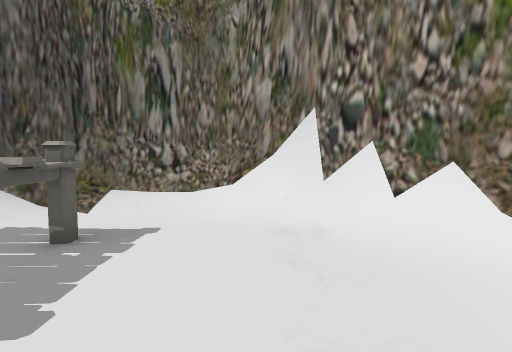
[1] (above)

20 first-person views from a walk through a 3-D level made in the Unity game engine. The camera is 1.2 m above the floor, tilts 4° down and sees 85° across. The floor is counted in squares, 1 m on a side. Each view is taken from the middle of a square. On the plan, view 1 faces up. The plan holds only what a view shows up to about 13 squares ahead; the rest is blank. The place goes on beyond the plan. The player character is not drawn. Some surface patterns are stand-ins.

[2]
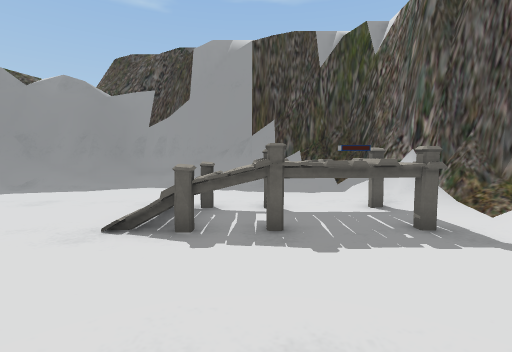

[3]
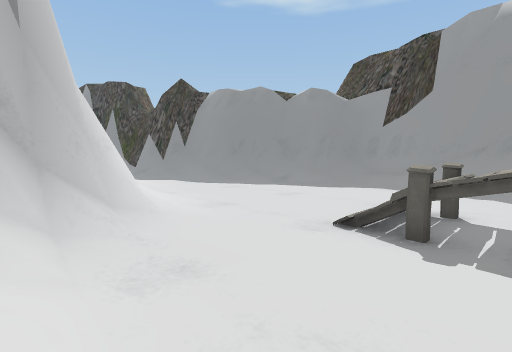

[4]
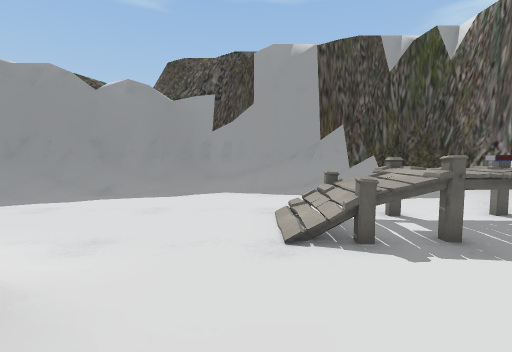

[5]
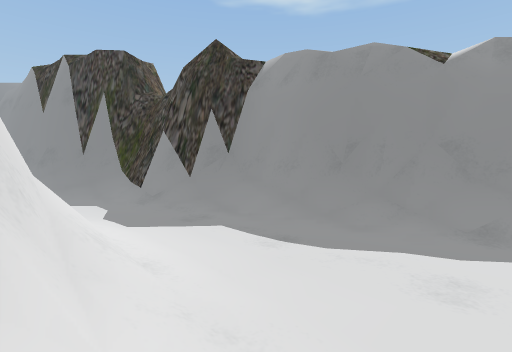

[6]
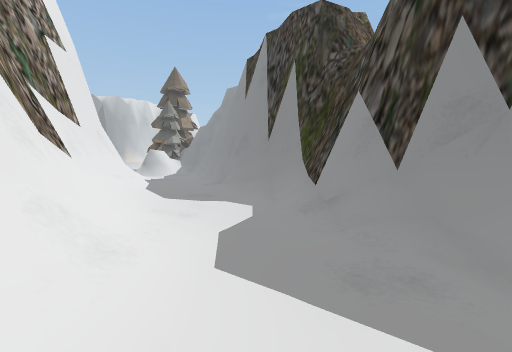

[7]
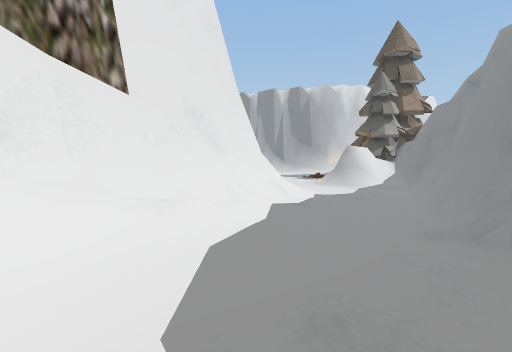

[8]
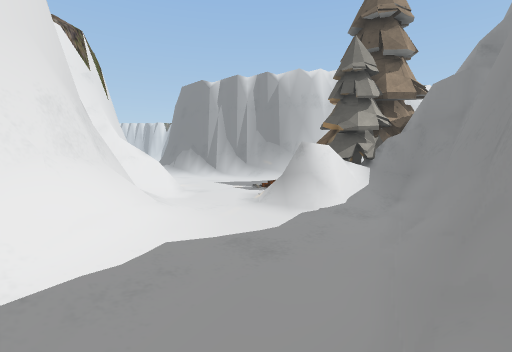

[9]
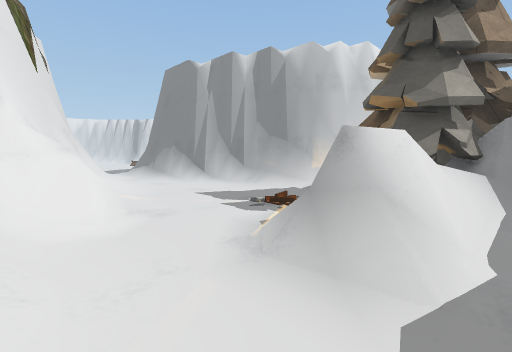

[10]
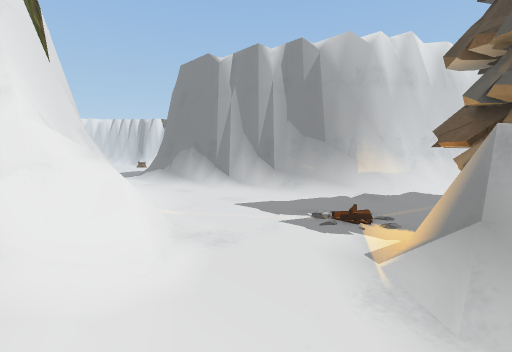

[11]
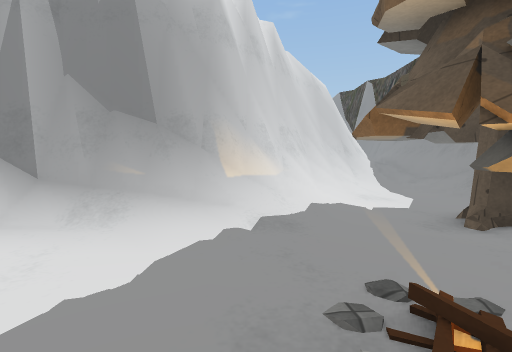

[12]
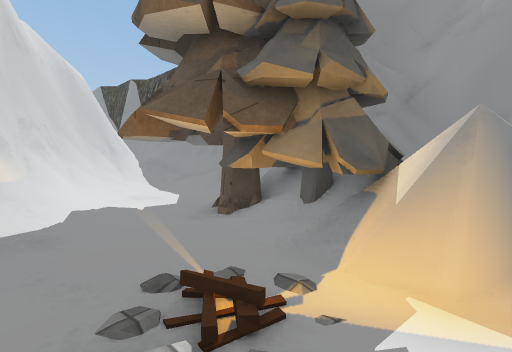

[13]
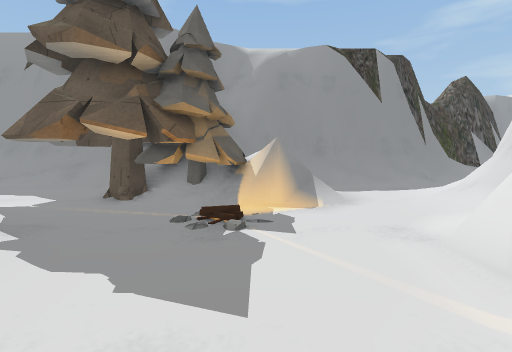

[14]
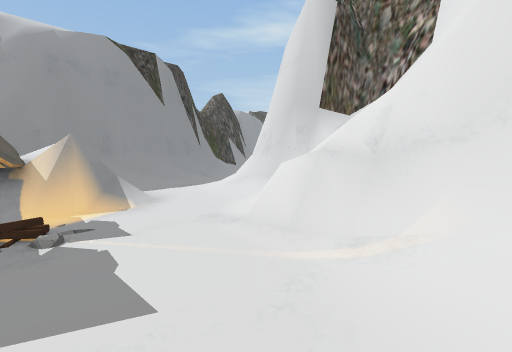

[15]
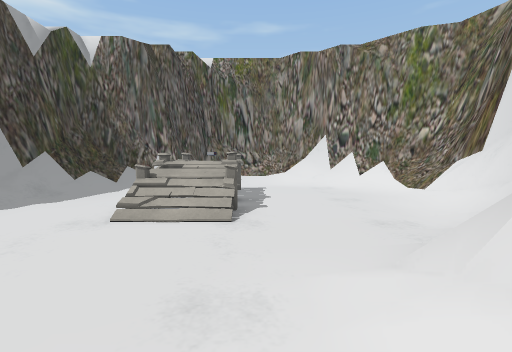

[16]
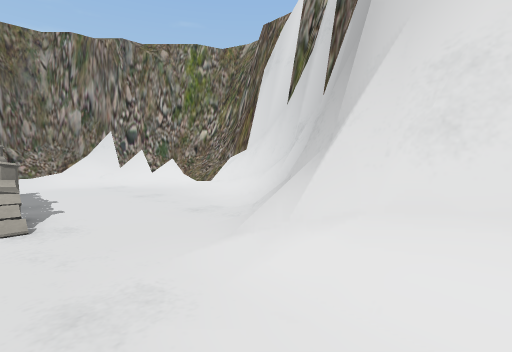

[17]
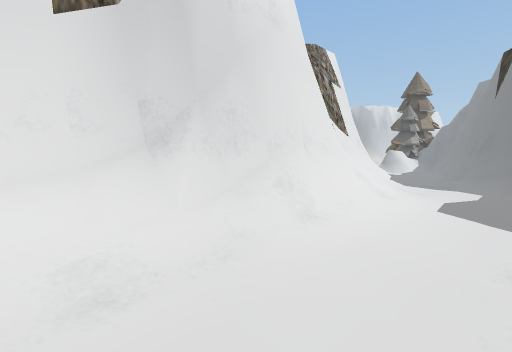

[18]
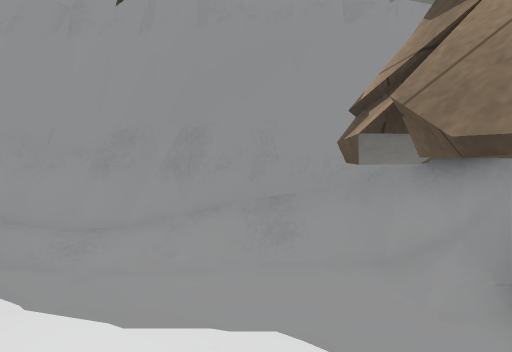

[19]
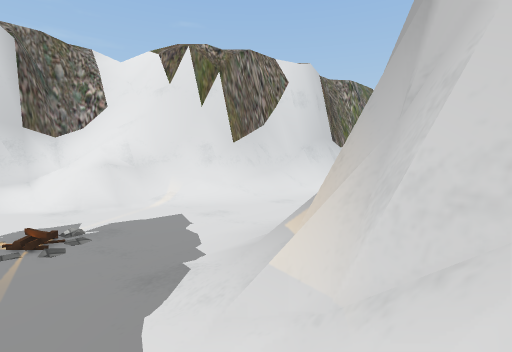

[20]
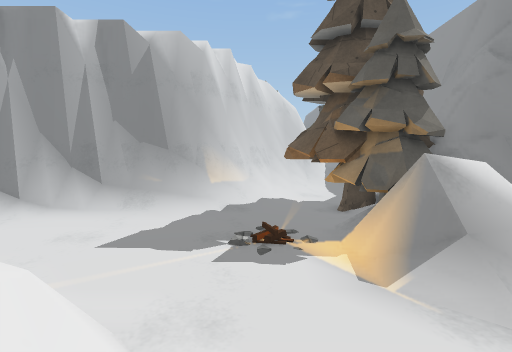

### Floor plan
Key: @ floor where view 1 was taken; # wall or solid block; . main floor; : floor 0.25 m higher than the main floor; / step, stairs or slope; = window, fence, low wall or low ledge; C campfire; O other object.
Columns run from 11 left of view 1 to 14 right of it. Each row starts with its distance up from view 1.
  8        #####
  7      ####=####
  6    ####////=###
  5  ####=/...../=###
  4  ##///OOO....//##
  3  #=//.OOO...../O#
  2  #//..OOO...../O#
  1  #/...OOO...../=#
  0 ##/...O/O..@../##
 -1 #=....///...../#
 -2 #/.........../##
 -3 #/........../=##
 -4 #/.........=###
 -5 ##/......./###
 -6  #/......./#
 -7  #/......./#
 -8  ##......//#
 -9  ##/...../=#
-10   #/...../##
-11   ##/...//#
-12    #/.../##
-13    #=.../##
-14    ##...//#
-15    ##=..//##
-16     #=...//##
-17     ##/..//##
-18      #/...//#
-19      #=...//#
-20      ##/.../##
-21       #=.../##
-22       ##=../=#
-23        ##/.//##
-24        ##/../=###
-25         #=.../=#####
-26         ##/...////=#
-27          #/....../=##
-28          #/.......=######
-29          ##/.OO......//###
-30           #=/##=......////
-31           #=/=##.C........
-32           ###OOO..........
-33            ##OO#..........
-34             ##O#......../#
-35             ####../////###
-36            ######//=#####
-37            #/###:/###
-38            #/.../=#
-39            #/../=##
-40            #/./=##
-41            #//=##

Where each view was taken, in squares from view 1:
view 1: 0 up, 0 right, facing up
view 2: 1 up, 2 right, facing left
view 3: 1 up, 2 right, facing down-left
view 4: 2 down, 2 right, facing left
view 5: 7 down, 1 left, facing down-left
view 6: 11 down, 4 left, facing down
view 7: 18 down, 3 left, facing down-right
view 8: 23 down, 2 left, facing down-right
view 9: 26 down, 1 right, facing down-right
view 10: 26 down, 3 right, facing down-right
view 11: 30 down, 7 right, facing down
view 12: 30 down, 7 right, facing down-left
view 13: 31 down, 11 right, facing left
view 14: 32 down, 11 right, facing up-left
view 15: 7 down, 2 left, facing up
view 16: 7 down, 3 left, facing up-right
view 17: 7 down, 5 left, facing down-right
view 18: 38 down, 5 right, facing left
view 19: 38 down, 5 right, facing up-right
view 20: 26 down, 6 right, facing down
